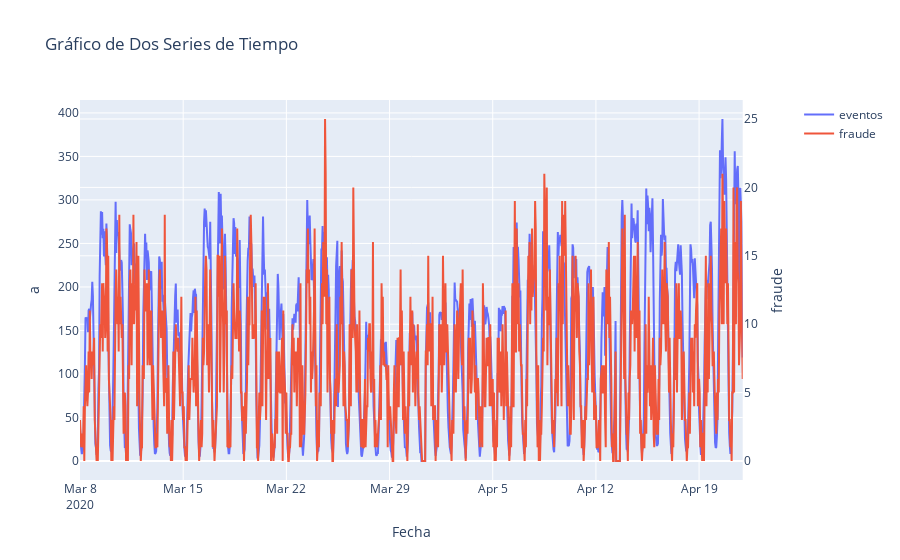

The code cell stored with this chart in its notebook:
### Code cell
cantidad = df.set_index('fecha').resample('h').count()
fraude = df.set_index('fecha').resample('h').sum()
fig = make_subplots(specs=[[{"secondary_y": True}]])
fig.add_trace(go.Scatter(x=cantidad.index, y=cantidad['a'], mode='lines', name='eventos'), secondary_y=False)
fig.add_trace(go.Scatter(x=fraude.index, y=fraude['fraude'], mode='lines', name='fraude'), secondary_y=True)
fig.update_layout(title='Gráfico de Dos Series de Tiempo', xaxis_title='Fecha')
fig.update_yaxes(title_text="a", secondary_y=False)
fig.update_yaxes(title_text="fraude", secondary_y=True)
fig.show()

### Figure 1 — Plotly figure (JSON) as saved in the notebook; plotly's stock layout.template omitted (floating-point values rounded to 4 significant figures; data arrays with more than 128 entries replaced by an {"elided": "..."} marker saying what was removed)
{"data": [{"mode": "lines", "name": "eventos", "type": "scatter", "x": {"elided": "1080 str values"}, "xaxis": "x", "y": {"elided": "1080 int values"}, "yaxis": "y"}, {"mode": "lines", "name": "fraude", "type": "scatter", "x": {"elided": "1080 str values"}, "xaxis": "x", "y": {"elided": "1080 int values"}, "yaxis": "y2"}], "layout": {"title": {"text": "Gráfico de Dos Series de Tiempo"}, "xaxis": {"anchor": "y", "domain": [0, 0.94], "title": {"text": "Fecha"}}, "yaxis": {"anchor": "x", "domain": [0, 1], "title": {"text": "a"}}, "yaxis2": {"anchor": "x", "overlaying": "y", "side": "right", "title": {"text": "fraude"}}}}
